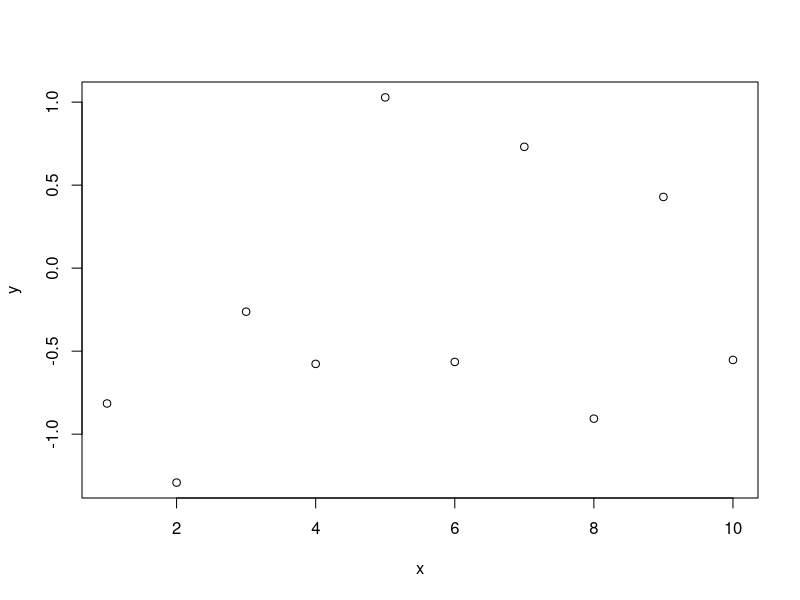

Write the R code that produced this figure.
x <- seq(1,10)
y <- rnorm(10)
plot(y~x)
# after ploting calculate a linear model
m_1 <-lm(y~x)
summary(m_1)

# Residual testing
